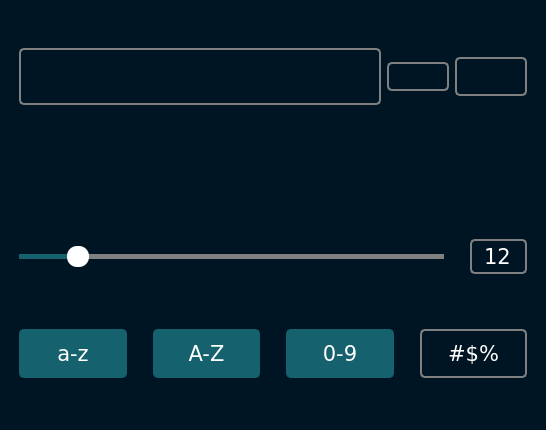
<?xml version="1.0" encoding="UTF-8"?>
<ui version="4.0">
 <class>MainWindow</class>
 <widget class="QMainWindow" name="MainWindow">
  <property name="geometry">
   <rect>
    <x>0</x>
    <y>0</y>
    <width>542</width>
    <height>430</height>
   </rect>
  </property>
  <property name="cursor">
   <cursorShape>PointingHandCursor</cursorShape>
  </property>
  <property name="windowTitle">
   <string>Password Generator</string>
  </property>
  <property name="windowIcon">
   <iconset resource="resources.qrc">
    <normaloff>:/icons/icons/app-icon.ico</normaloff>:/icons/icons/app-icon.ico</iconset>
  </property>
  <property name="styleSheet">
   <string notr="true">QWidget {
    background-color: #001524;
    color: white;
    font-family: Verdana;
    font-size: 16pt;
    margin: 10px;
}

QPushButton {
    border: 2px solid gray;
    border-radius: 5px;
}

QPushButton#btn_lower,
#btn_upper,
#btn_digits,
#btn_special {
    padding: 10px;
}

QPushButton:hover {
    border-color: #15616D;
}

QPushButton:pressed {
    border: 4px solid #15616D;
    border-radius: 5px;
}

QPushButton:checked {
    background-color: #15616D;
    border-color: #15616D;
}
</string>
  </property>
  <widget class="QWidget" name="centralwidget">
   <property name="styleSheet">
    <string notr="true"/>
   </property>
   <layout class="QVBoxLayout" name="verticalLayout">
    <item>
     <layout class="QHBoxLayout" name="layout_password">
      <item>
       <widget class="QFrame" name="frame_password">
        <property name="sizePolicy">
         <sizepolicy hsizetype="Minimum" vsizetype="Maximum">
          <horstretch>0</horstretch>
          <verstretch>0</verstretch>
         </sizepolicy>
        </property>
        <property name="styleSheet">
         <string notr="true">QFrame {
    border: 2px solid gray;
    border-radius: 5px;
    margin-right: 0;
}

QFrame:hover {
    border-color: #15616D;
}
</string>
        </property>
        <property name="frameShape">
         <enum>QFrame::StyledPanel</enum>
        </property>
        <property name="frameShadow">
         <enum>QFrame::Raised</enum>
        </property>
        <layout class="QHBoxLayout" name="horizontalLayout_10">
         <item>
          <widget class="QLineEdit" name="line_password">
           <property name="styleSheet">
            <string notr="true">QLineEdit {
    border: none;
    margin: 0;
    font-size: 20pt;
}
</string>
           </property>
          </widget>
         </item>
         <item>
          <widget class="QPushButton" name="btn_visibility">
           <property name="cursor">
            <cursorShape>PointingHandCursor</cursorShape>
           </property>
           <property name="styleSheet">
            <string notr="true">QPushButton {
    border: none;
    margin: 0;
    background-color: transparent;
}
</string>
           </property>
           <property name="text">
            <string/>
           </property>
           <property name="icon">
            <iconset resource="resources.qrc">
             <normaloff>:/icons/icons/invisible.svg</normaloff>
             <normalon>:/icons/icons/visible.svg</normalon>:/icons/icons/invisible.svg</iconset>
           </property>
           <property name="iconSize">
            <size>
             <width>30</width>
             <height>30</height>
            </size>
           </property>
           <property name="checkable">
            <bool>true</bool>
           </property>
           <property name="checked">
            <bool>true</bool>
           </property>
          </widget>
         </item>
        </layout>
       </widget>
      </item>
      <item>
       <widget class="QPushButton" name="btn_refresh">
        <property name="cursor">
         <cursorShape>PointingHandCursor</cursorShape>
        </property>
        <property name="styleSheet">
         <string notr="true">QPushButton {
    margin-right: 0;
    margin-left: 0;
}
</string>
        </property>
        <property name="text">
         <string/>
        </property>
        <property name="icon">
         <iconset>
          <normalon>:/icons/icons/refresh.svg</normalon>
         </iconset>
        </property>
        <property name="iconSize">
         <size>
          <width>52</width>
          <height>52</height>
         </size>
        </property>
        <property name="shortcut">
         <string>Ctrl+R</string>
        </property>
       </widget>
      </item>
      <item>
       <widget class="QPushButton" name="btn_copy">
        <property name="cursor">
         <cursorShape>PointingHandCursor</cursorShape>
        </property>
        <property name="styleSheet">
         <string notr="true">QPushButton {
    padding: 5px;
    margin-left: 0;
}
</string>
        </property>
        <property name="text">
         <string/>
        </property>
        <property name="icon">
         <iconset>
          <normalon>:/icons/icons/copy.svg</normalon>
         </iconset>
        </property>
        <property name="iconSize">
         <size>
          <width>42</width>
          <height>42</height>
         </size>
        </property>
        <property name="shortcut">
         <string>Ctrl+C</string>
        </property>
       </widget>
      </item>
     </layout>
    </item>
    <item>
     <layout class="QHBoxLayout" name="layout_info">
      <item>
       <widget class="QLabel" name="label_strength">
        <property name="sizePolicy">
         <sizepolicy hsizetype="Preferred" vsizetype="Maximum">
          <horstretch>0</horstretch>
          <verstretch>0</verstretch>
         </sizepolicy>
        </property>
        <property name="text">
         <string/>
        </property>
        <property name="alignment">
         <set>Qt::AlignCenter</set>
        </property>
       </widget>
      </item>
      <item>
       <widget class="QLabel" name="label_entropy">
        <property name="sizePolicy">
         <sizepolicy hsizetype="Preferred" vsizetype="Maximum">
          <horstretch>0</horstretch>
          <verstretch>0</verstretch>
         </sizepolicy>
        </property>
        <property name="text">
         <string/>
        </property>
        <property name="alignment">
         <set>Qt::AlignCenter</set>
        </property>
       </widget>
      </item>
     </layout>
    </item>
    <item>
     <layout class="QHBoxLayout" name="layout_length">
      <item>
       <widget class="QSlider" name="slider_length">
        <property name="cursor">
         <cursorShape>PointingHandCursor</cursorShape>
        </property>
        <property name="styleSheet">
         <string notr="true">QSlider::groove:horizontal {
    background-color: transparent;
    height: 5px;
}

QSlider::sub-page:horizontal {
    background-color: #15616D;
}

QSlider::add-page:horizontal {
    background-color: gray;
}

QSlider::handle:horizontal {
    background-color: white;
    width: 22px;
    border-radius: 10px;
    margin-top: -8px;
    margin-bottom: -8px;
}
</string>
        </property>
        <property name="maximum">
         <number>100</number>
        </property>
        <property name="value">
         <number>12</number>
        </property>
        <property name="orientation">
         <enum>Qt::Horizontal</enum>
        </property>
       </widget>
      </item>
      <item>
       <widget class="QSpinBox" name="spinbox_length">
        <property name="styleSheet">
         <string notr="true">QSpinBox {
    border: 2px solid gray;
    border-radius: 5px;
    background: transparent;
    padding: 2px;
}

QSpinBox:hover {
    border-color: #15616D;
}
</string>
        </property>
        <property name="alignment">
         <set>Qt::AlignCenter</set>
        </property>
        <property name="buttonSymbols">
         <enum>QAbstractSpinBox::NoButtons</enum>
        </property>
        <property name="maximum">
         <number>100</number>
        </property>
        <property name="value">
         <number>12</number>
        </property>
       </widget>
      </item>
     </layout>
    </item>
    <item>
     <layout class="QHBoxLayout" name="layout_characters">
      <item>
       <widget class="QPushButton" name="btn_lower">
        <property name="cursor">
         <cursorShape>PointingHandCursor</cursorShape>
        </property>
        <property name="text">
         <string>a-z</string>
        </property>
        <property name="checkable">
         <bool>true</bool>
        </property>
        <property name="checked">
         <bool>true</bool>
        </property>
       </widget>
      </item>
      <item>
       <widget class="QPushButton" name="btn_upper">
        <property name="cursor">
         <cursorShape>PointingHandCursor</cursorShape>
        </property>
        <property name="text">
         <string>A-Z</string>
        </property>
        <property name="checkable">
         <bool>true</bool>
        </property>
        <property name="checked">
         <bool>true</bool>
        </property>
       </widget>
      </item>
      <item>
       <widget class="QPushButton" name="btn_digits">
        <property name="cursor">
         <cursorShape>PointingHandCursor</cursorShape>
        </property>
        <property name="text">
         <string>0-9</string>
        </property>
        <property name="checkable">
         <bool>true</bool>
        </property>
        <property name="checked">
         <bool>true</bool>
        </property>
       </widget>
      </item>
      <item>
       <widget class="QPushButton" name="btn_special">
        <property name="cursor">
         <cursorShape>PointingHandCursor</cursorShape>
        </property>
        <property name="text">
         <string>#$%</string>
        </property>
        <property name="checkable">
         <bool>true</bool>
        </property>
       </widget>
      </item>
     </layout>
    </item>
   </layout>
  </widget>
 </widget>
 <resources>
  <include location="resources.qrc"/>
 </resources>
 <connections/>
</ui>
